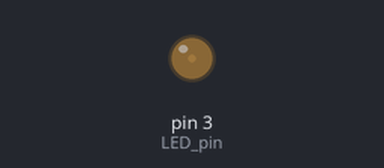
Bench run of a sketch on a simulated Arduino Uno, built with avr-gcc and run on an emulated ATmega328P. On the bench: output pins drawn as LEDs (lit = HIGH).

Above: at 0.15 s.
At 9.37 s:
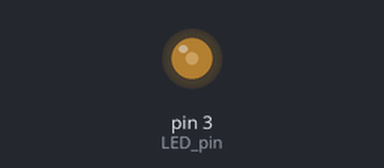
At 18.15 s:
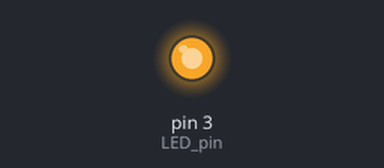
At 39.58 s:
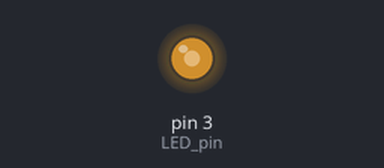
Timing chart, 0 to 40.0 s (numbered marks = the images above):
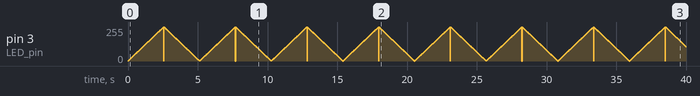

The sketch:

02_LED_fade.ino
```cpp
int LED_pin = 3;

void setup() {
  // put your setup code here, to run once:
  pinMode(LED_pin, OUTPUT);
}

void loop() {
  // put your main code here, to run repeatedly:
  for (int i = 0; i < 256; i++) {
    analogWrite(LED_pin, i);
    delay(10);
  }
  for (int i = 256; i >= 0; i--) {
    analogWrite(LED_pin, i);
    delay(10);
  }
}
```
